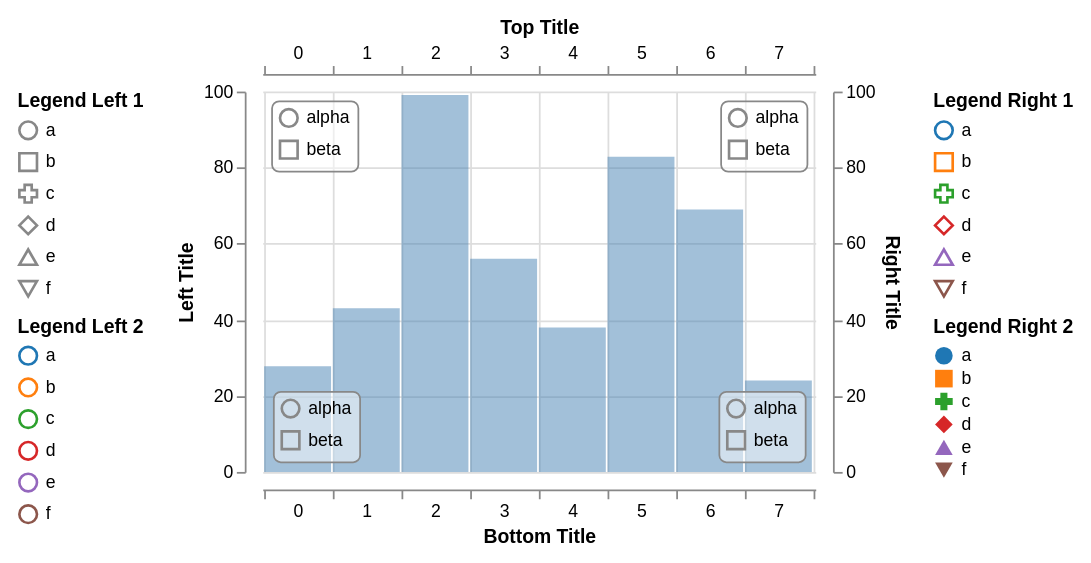

Express this chart as Vega-Lite.
### Vega specification from a JSON file in a GitHub repository (floating-point values rounded to 4 significant figures)
{"schema": {"language": "vega", "version": "3.0.0"}, "width": 600, "height": 300, "padding": 10, "autosize": "fit", "config": {"axisBand": {"bandPosition": 1, "tickPadding": -1, "tickExtra": true}}, "signals": [{"name": "active", "value": null, "on": [{"events": {"marktype": "rect", "type": "mouseover"}, "update": "datum"}, {"events": {"marktype": "rect", "type": "mouseout"}, "update": "null"}]}], "data": [{"name": "values", "values": [{"x": 0, "y": 28}, {"x": 1, "y": 43}, {"x": 2, "y": 99}, {"x": 3, "y": 56}, {"x": 4, "y": 38}, {"x": 5, "y": 83}, {"x": 6, "y": 69}, {"x": 7, "y": 24}]}], "scales": [{"name": "xscale", "type": "band", "range": [0, {"signal": "width"}], "round": true, "domain": {"data": "values", "field": "x"}}, {"name": "yscale", "type": "linear", "range": [{"signal": "height"}, 0], "round": true, "domain": {"data": "values", "field": "y"}, "zero": true, "nice": true}, {"name": "shapeScale", "type": "ordinal", "domain": ["a", "b", "c", "d", "e", "f"], "range": ["circle", "square", "cross", "diamond", "triangle-up", "triangle-down"]}, {"name": "colorScale", "type": "ordinal", "domain": ["a", "b", "c", "d", "e", "f"], "scheme": "category10"}, {"name": "innerScale", "type": "ordinal", "domain": ["alpha", "beta"], "range": ["circle", "square"]}], "axes": [{"scale": "yscale", "orient": "left", "tickCount": 5, "grid": false, "domain": true, "title": "Left Title", "offset": 10}, {"scale": "yscale", "orient": "right", "tickCount": 5, "grid": true, "domain": true, "title": "Right Title", "offset": 10}, {"scale": "xscale", "orient": "top", "grid": false, "domain": true, "title": "Top Title", "offset": 10}, {"scale": "xscale", "orient": "bottom", "grid": true, "domain": true, "title": "Bottom Title", "offset": 10}], "legends": [{"shape": "shapeScale", "stroke": "colorScale", "title": "Legend Right 1"}, {"shape": "shapeScale", "fill": "colorScale", "orient": "right", "title": "Legend Right 2"}, {"shape": "shapeScale", "orient": "left", "title": "Legend Left 1"}, {"stroke": "colorScale", "orient": "left", "title": "Legend Left 2"}, {"shape": "innerScale", "orient": "top-left", "offset": 5, "padding": 4, "encode": {"legend": {"enter": {"fill": {"value": "#fff"}, "fillOpacity": {"value": 0.5}, "stroke": {"value": "#888"}, "cornerRadius": {"value": 4}}}}}, {"shape": "innerScale", "orient": "top-right", "offset": 5, "padding": 4, "encode": {"legend": {"enter": {"fill": {"value": "#fff"}, "fillOpacity": {"value": 0.5}, "stroke": {"value": "#888"}, "cornerRadius": {"value": 4}}}}}, {"shape": "innerScale", "orient": "bottom-left", "offset": 6, "padding": 4, "encode": {"legend": {"enter": {"fill": {"value": "#fff"}, "fillOpacity": {"value": 0.5}, "stroke": {"value": "#888"}, "cornerRadius": {"value": 4}}}}}, {"shape": "innerScale", "orient": "bottom-right", "interactive": true, "offset": 6, "padding": 4, "encode": {"legend": {"enter": {"fill": {"value": "#fff"}, "fillOpacity": {"value": 0.5}, "stroke": {"value": "#888"}, "cornerRadius": {"value": 4}}, "update": {"stroke": {"value": "#888"}}, "hover": {"stroke": {"value": "#f8f"}}}}}], "marks": [{"type": "rect", "from": {"data": "values"}, "encode": {"update": {"x": {"scale": "xscale", "field": "x"}, "width": {"scale": "xscale", "band": 1, "offset": -1}, "y": {"scale": "yscale", "field": "y"}, "y2": {"scale": "yscale", "value": 0}, "fill": {"value": "steelblue"}, "fillOpacity": {"value": 0.5}, "stroke": {"color": {"l": {"value": 50}, "a": {"value": 100}, "b": {"value": -20}}}, "strokeWidth": [{"test": "datum===active", "value": 5}, {"value": 0}]}}}]}
